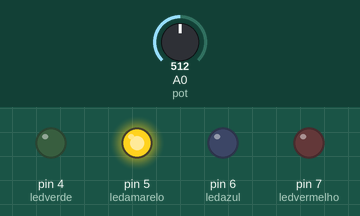
Recording of a sketch running on a simulated Arduino Uno, built with avr-gcc and run on an emulated ATmega328P. On the bench: output pins drawn as LEDs (lit = HIGH). The test bench sets the inputs (shaded band); at power-on: A0 (pot) = 512.

Above: at 1.2 s.
1.3 s: A0 (pot) set to 720
At 2.8 s:
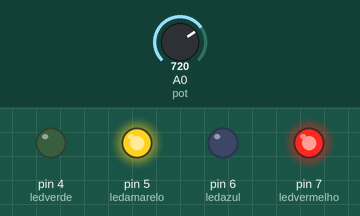
3.5 s: A0 (pot) set to 744
At 3.9 s:
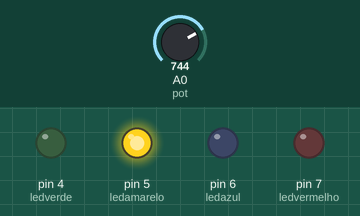
5.0 s: A0 (pot) set to 850
6.5 s: A0 (pot) set to 869
At 7.4 s:
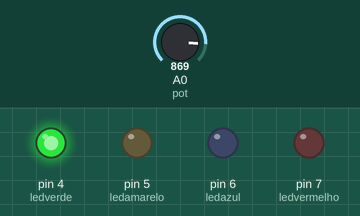
8.0 s: A0 (pot) set to 931
9.5 s: A0 (pot) set to 957
At 10.9 s:
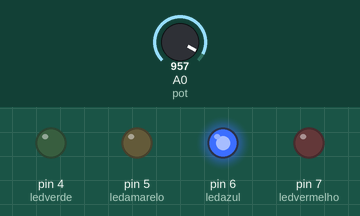
Timing chart, 0 to 12.0 s (numbered marks = the images above; inputs shaded):
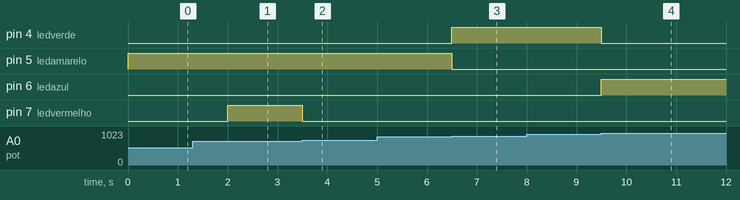

Measured:
- the behaviour switches between 735 and 736 on A0 (pot) (found by bisection; images 1 and 2)
- the behaviour switches between 858 and 859 on A0 (pot) (found by bisection; images 2 and 3)
- the behaviour switches between 941 and 942 on A0 (pot) (found by bisection; images 3 and 4)
- after the input at 3.5 s, pin 7 (ledvermelho): HIGH → LOW at once
- after the input at 5.0 s, every drawn part: stays the same
- after the input at 6.5 s, pin 4 (ledverde): LOW → HIGH at once; pin 5 (ledamarelo): HIGH → LOW at once
- after the input at 8.0 s, every drawn part: stays the same
- after the input at 9.5 s, pin 4 (ledverde): HIGH → LOW at once; pin 6 (ledazul): LOW → HIGH at once

The sketch:

atividade_21_monitor_de_tensao_de_gerador_under_over_voltage.ino
```cpp
int ledverde = 4;
int ledamarelo = 5;
int ledazul = 6;
int ledvermelho = 7;
int pot = A0;

unsigned long tempoErro = 0;
bool emErro = false;

void setup()
{
  pinMode(ledverde, OUTPUT);
  pinMode(ledamarelo, OUTPUT);
  pinMode(ledazul, OUTPUT);
  pinMode(ledvermelho, OUTPUT);
}

void loop()
{
  int leitura = analogRead(pot);
  unsigned long tempoAtual = millis();

  if (leitura >= 859 && leitura <= 941) {
    digitalWrite(ledverde, HIGH);
    digitalWrite(ledamarelo, LOW);
    digitalWrite(ledazul, LOW);
  }
  else if (leitura < 859) {
    digitalWrite(ledverde, LOW);
    digitalWrite(ledamarelo, HIGH);
    digitalWrite(ledazul, LOW);
  }
  else {
    digitalWrite(ledverde, LOW);
    digitalWrite(ledamarelo, LOW);
    digitalWrite(ledazul, HIGH);
  }

  if (leitura < 736 || leitura > 982) {

    if (!emErro) {
      tempoErro = tempoAtual;
      emErro = true;
    }

    if (tempoAtual - tempoErro >= 2000) {
      digitalWrite(ledvermelho, HIGH);
    }

  } else {
    emErro = false;
    digitalWrite(ledvermelho, LOW);
  }
}
```
